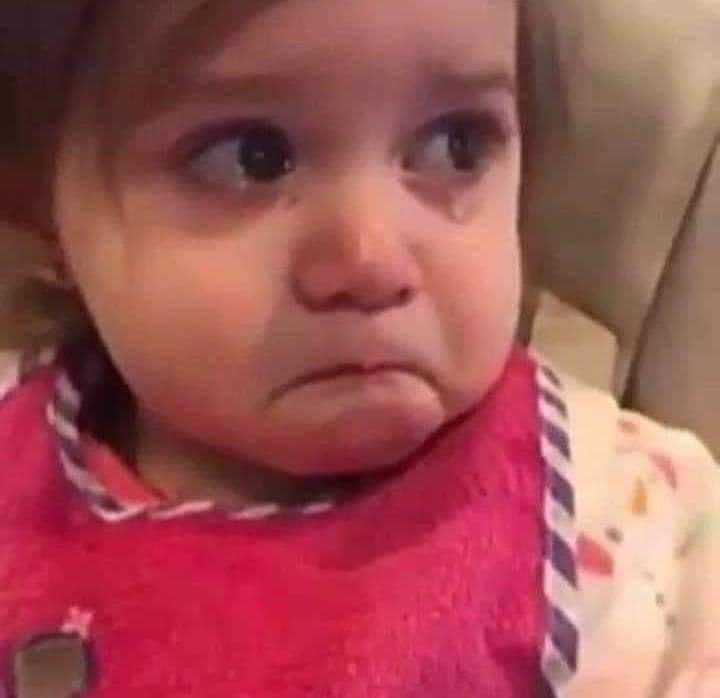
#> input picture baby.jpeg, 720 x 698 px
$ python main.py
#> lines starting #> are read from the running program, lines starting #| are printed output that depends on the picture
from PIL import Image

img = Image.open('baby.jpeg')
#> img is the input picture: PIL image 720x698 RGB; mean R, G, B 159.6, 82.9, 85.2

area = (408, 433, 444, 504)

cropped_img = img.crop(area)
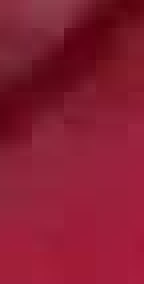
#> cropped_img: PIL image 36x71 RGB (shown 4 times larger); mean R, G, B 136.8, 28.3, 50.6

# image.show()
cropped_img.show()
